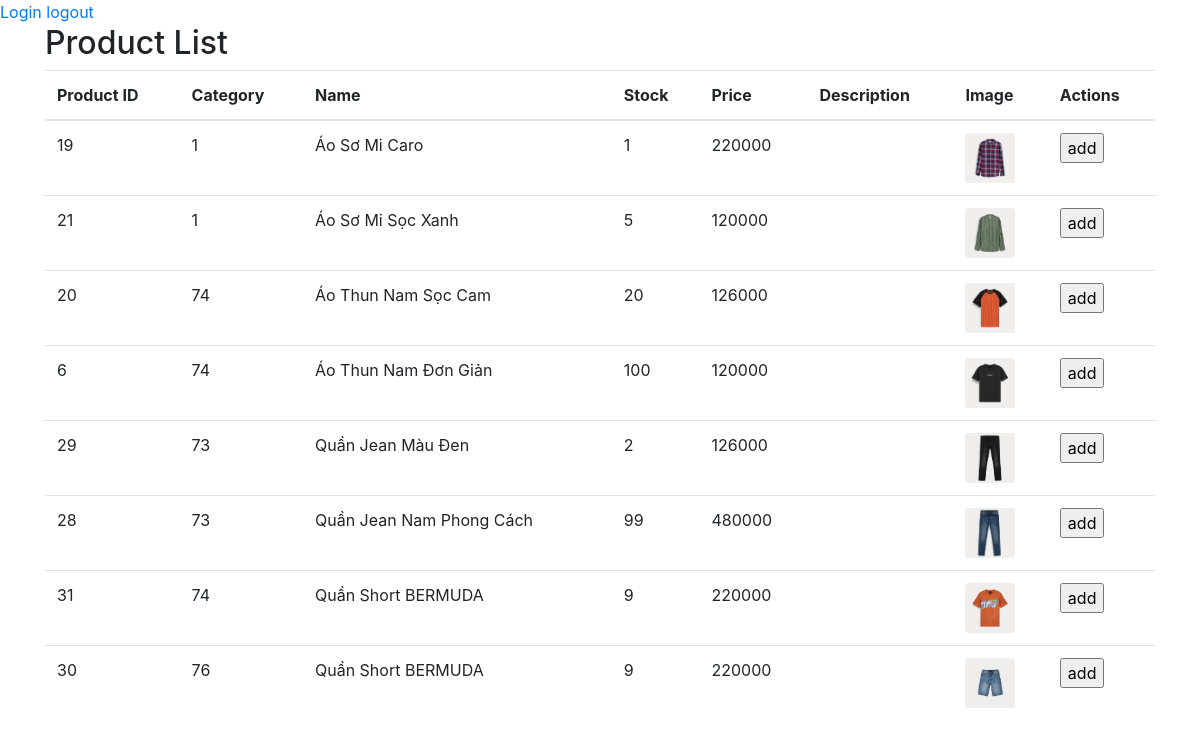
/lietke_user.php, run on the app's committed database.
### tables this page shows
CREATE TABLE `product` (
  `Product_id` int(11) NOT NULL,
  `category_id` int(11) NOT NULL,
  `Product_Name` varchar(100) NOT NULL,
  `stock` int(11) DEFAULT NULL,
  `Price` decimal(20,0) NOT NULL,
  `description` text NOT NULL,
  `img_path` varchar(255) NOT NULL,
  `ma_giam_gia` decimal(20,0) NOT NULL,
  `size` text NOT NULL
);

### lietke_user.php (the view, shortened to what this page needs)
<?php
include "connect.php";
?>
<!DOCTYPE html>
<html lang="en">
  <head>
    <link
      rel="stylesheet"
      href="https://cdn.jsdelivr.net/npm/bootstrap@4.6.2/dist/css/bootstrap.min.css"
    />
  </head>
  <body>
    <a href="login.php?web=<?php echo "lietke_user.php"; ?>">Login</a>
    <a href="logout.php">logout</a>
    <div class="container">
      <h2>Product List</h2>
      <table class="table">
        <thead>
          <tr>
            <th>Product ID</th>
            <th>Category</th>
            <th>Name</th>
            <th>Stock</th>
            <th>Price</th>
            <th>Description</th>
            <th>Image</th>
            <th>Actions</th>
          </tr>
        </thead>
        <tbody>
        <?php
        $query = "SELECT * FROM product ORDER BY Product_Name, stock, Price, description, img_path";
        $result = mysqli_query($conn, $query);
        while($row = mysqli_fetch_assoc($result)) {
          ?>
          <tr>
            <td><?php echo $row['Product_id']; ?></td>
            <td><?php echo $row['category_id']; ?></td>
            <td><?php echo $row['Product_Name']; ?></td>
            <td><?php echo $row['stock']; ?></td>
            <td><?php echo $row['Price']; ?></td>
            <td><?php echo $row['description']; ?></td>
            <td> <img src="<?php echo $row['img_path']; ?>" height= "50px" width= "50px" alt="Product Image"> </td>
            <td>
            <form method="POST" action="add_cart.php">
              <input type="submit" value="add">
            </form>
            </td>
          </tr>
          <?php
        }
        ?>
        </tbody>
      </table>
    </div>
  </body>
</html>

### data on the page
product: Product_id "19", category "1", Product_Name "Áo Sơ Mi Caro", stock "1", Price "220000", img_path (picture)
product: Product_id "21", category "1", Product_Name "Áo Sơ Mi Sọc Xanh", stock "5", Price "120000", img_path (picture)
product: Product_id "20", category "74", Product_Name "Áo Thun Nam Sọc Cam", stock "20", Price "126000", img_path (picture)
product: Product_id "6", category "74", Product_Name "Áo Thun Nam Đơn Giản", stock "100", Price "120000", img_path (picture)
product: Product_id "29", category "73", Product_Name "Quần Jean Màu Đen", stock "2", Price "126000", img_path (picture)
product: Product_id "28", category "73", Product_Name "Quần Jean Nam Phong Cách", stock "99", Price "480000", img_path (picture)
product: Product_id "31", category "74", Product_Name "Quần Short BERMUDA", stock "9", Price "220000", img_path (picture)
product: Product_id "30", category "76", Product_Name "Quần Short BERMUDA", stock "9", Price "220000", img_path (picture)
